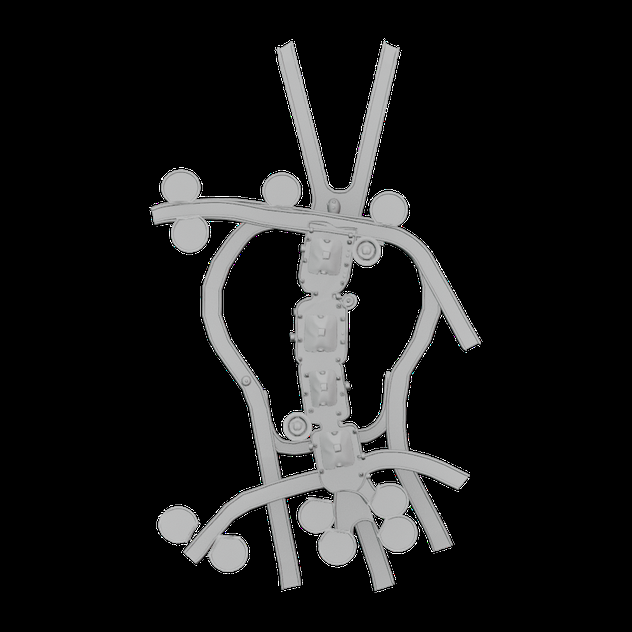
#> input picture models/jamarat/references/models/rough_ortho/rough_top.png, 632 x 632 px, shrunk from 900 x 900 before the run, found by its file name
$ python phase_r_trace_rough.py
#> lines starting #> are read from the running program, lines starting #| are printed output that depends on the picture; after the words box and inside, x2 and y2 are one past the last pixel; in counts of white or black regions, pixels touching at a corner belong together
#!/usr/bin/env python3
# =============================================================================
# PHASE R (v2) — EXACT shape trace from the user's rough 3D model top-ortho.
# User mandate: match the REAL abstract footprint exactly (NOT a clean oval).
# Extract the structure silhouette + road network from References/rough_ortho/
# rough_top.png via OpenCV contours, reproject px->meters (long axis = +Y),
# centered at footprint centroid. Emits traced polylines (JSON) + overlay PNG.
# =============================================================================
import os, sys, json, io
import numpy as np
import cv2
import matplotlib; matplotlib.use("Agg"); import matplotlib.pyplot as plt
sys.stdout = io.TextIOWrapper(sys.stdout.buffer, encoding="utf-8")
HERE = os.path.dirname(os.path.abspath(__file__)); ROOT = os.path.dirname(HERE)
IMG = os.path.join(ROOT, "References", "rough_ortho", "rough_top.png")
OUT_JSON = os.path.join(ROOT, "References", "osm", "rough_trace.json")
OUT_PNG = os.path.join(ROOT, "References", "osm", "rough_trace_overlay.png")

TARGET_FULL_LEN_M = 1050.0   # full silhouette height (incl. fan ramps) -> meters


def main():
    img = cv2.imread(IMG, cv2.IMREAD_GRAYSCALE)
#> img: shape (632, 632); min 0, max 255, mean 28.1
    if img is None:
        sys.exit(f"cannot read {IMG}")
    h, w = img.shape
#> h = 632; w = 632
    # structure = brighter than the BLACK background (bg=0, structure grey 150-194)
    mask = (img > 90).astype(np.uint8) * 255
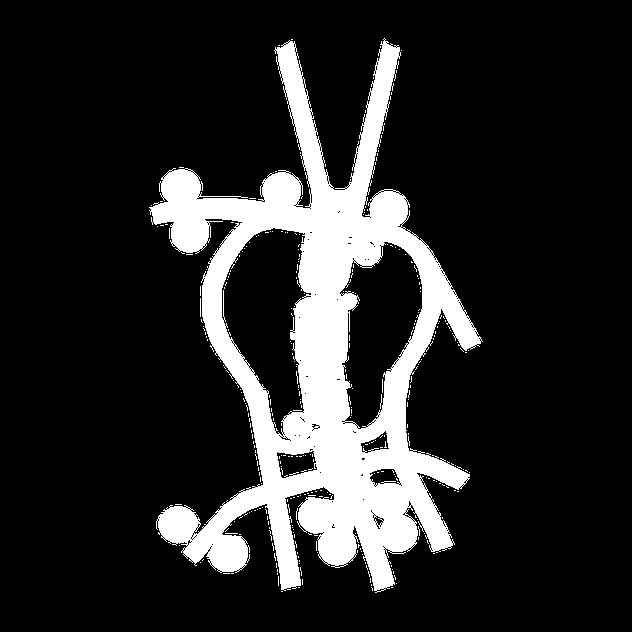
#> mask: shape (632, 632); 16.1% white; 328 white regions (327 under 20 px), largest, box (x1, y1, x2, y2) and area: (149, 38, 483, 593) 63276
    # clean small specks + close gaps
    k = cv2.getStructuringElement(cv2.MORPH_ELLIPSE, (5, 5))
    mask = cv2.morphologyEx(mask, cv2.MORPH_CLOSE, k, iterations=2)
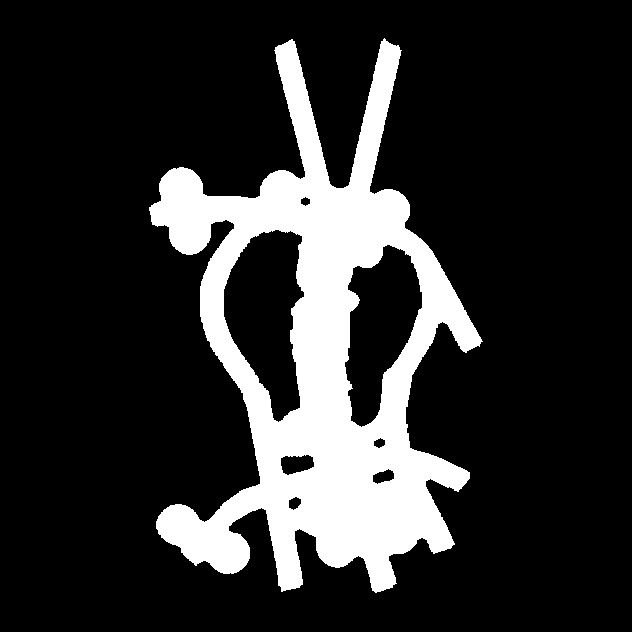
#> mask: shape (632, 632); 17.7% white; 1 white region, box (x1, y1, x2, y2) and area: (149, 38, 483, 593) 70776
    mask = cv2.morphologyEx(mask, cv2.MORPH_OPEN, k, iterations=1)
#> mask: shape (632, 632); 17.7% white; 1 white region

    cnts, hier = cv2.findContours(mask, cv2.RETR_CCOMP, cv2.CHAIN_APPROX_SIMPLE)
#> cnts = 8 contours; box (x1, y1, x2, y2) and area: (149, 40, 482, 593) 88788, (223, 229, 305, 423) 10126, (344, 244, 423, 428) 8691, (280, 454, 315, 476) 532, (372, 468, 395, 485) 230, (288, 496, 302, 511) 129, (373, 437, 386, 449) 92, (300, 196, 311, 207) 70
    cnts = [c for c in cnts if cv2.contourArea(c) > 200]
#> cnts = 5 contours; box (x1, y1, x2, y2) and area: (149, 40, 482, 593) 88788, (223, 229, 305, 423) 10126, (344, 244, 423, 428) 8691, (280, 454, 315, 476) 532, (372, 468, 395, 485) 230
    cnts.sort(key=cv2.contourArea, reverse=True)
    print(f"[ROUGH] image {w}x{h}px, {len(cnts)} contours (area>200)")

    # bounding box of all structure px -> scale so full height = TARGET length
    allpx = np.vstack([c.reshape(-1, 2) for c in cnts])
#> allpx = 1950 pairs, first value 149 to 481, second value 40 to 592
    x0, y0 = allpx.min(0); x1, y1 = allpx.max(0)
#> after `x0, y0 = allpx.min(0)`: x0 = 149; y0 = 40
#> after `x1, y1 = allpx.max(0)`: x1 = 481; y1 = 592
    px_h = (y1 - y0)
#> px_h = 552
    s = TARGET_FULL_LEN_M / px_h          # meters per pixel
#> s = 1.9
    cx_px = (x0 + x1) / 2.0; cy_px = (y0 + y1) / 2.0
#> after `cx_px = (x0 + x1) / 2.0`: cx_px = 315
#> after `cy_px = (y0 + y1) / 2.0`: cy_px = 316
    print(f"[ROUGH] silhouette bbox px=({x1-x0}x{y1-y0}) scale={s:.3f} m/px")
    print(f"[ROUGH] full extent: X={ (x1-x0)*s:.0f} m  Y={ (y1-y0)*s:.0f} m")

    def to_m(pts):
        pts = pts.reshape(-1, 2).astype(float)
        X = (pts[:, 0] - cx_px) * s            # image col -> +X
        Y = (cy_px - pts[:, 1]) * s            # image row flip -> +Y (length)
        return np.column_stack([X, Y])

    # detect tower circles (Hough) on the mask
    circles = cv2.HoughCircles(mask, cv2.HOUGH_GRADIENT, dp=1.2,
                               minDist=24, param1=120, param2=18,
                               minRadius=10, maxRadius=40)
#> circles = [[228.6, 552.6, 20.32], [335.4, 546.6, 20.68], [186.6, 234.6, 17.92]]
    towers = []
    if circles is not None:
        for (cxp, cyp, rp) in circles[0]:
            X = (cxp - cx_px) * s; Y = (cy_px - cyp) * s
            towers.append({"pos": [round(float(X), 1), round(float(Y), 1)],
                           "r": round(float(rp * s), 1)})
#> this loop made 3 passes
#> (cxp, cyp, rp, X, Y) on passes 1 to 3: (228.6, 552.6, 20.32, -164.3, -450.1), (335.4, 546.6, 20.68, 38.8, -438.6), (186.6, 234.6, 17.92, -244.2, 154.8)
#> after the loop, towers = 3 items
    print(f"[ROUGH] detected tower circles: {len(towers)}")

    polys = []
    for c in cnts:
        approx = cv2.approxPolyDP(c, 2.0, True)   # simplify ~2px
        polys.append(to_m(approx).round(2).tolist())
#> this loop made 5 passes
#> X in to_m on pass 4: [-3.8, -1.9, -15.22, -51.36, -62.77, -66.58, -57.07, -13.32]
#> (X in to_m, Y in to_m) on pass 5: ([150.3, 150.3, 117.9, 108.4, 108.4, 138.9], [-298.6, -308.2, -319.6, -313.9, -302.4, -289.1])
#> after the loop, polys = 5 items

    data = {"source": "rough_ortho/rough_top.png (Tripo rough model, user)",
            "scale_m_per_px": s, "target_full_len_m": TARGET_FULL_LEN_M,
            "contours_m": polys, "towers_m": towers}
    with open(OUT_JSON, "w", encoding="utf-8") as f:
        json.dump(data, f)
    print(f"[ROUGH] wrote {OUT_JSON}  ({len(polys)} contours)")

    # overlay
    fig, ax = plt.subplots(1, 2, figsize=(13, 11))
    ax[0].imshow(img, cmap="gray"); ax[0].imshow(mask, alpha=0.3); ax[0].set_title("mask")
    for p in polys:
        a = np.array(p); ax[1].plot(a[:, 0], a[:, 1], lw=1.0)
#> this loop made 5 passes
    for t in towers:
        ax[1].scatter(*t["pos"], c="r", s=30)
#> this loop made 3 passes
#> t on passes 1 to 3: {'pos': [-164.3, -450.1], 'r': 38.7}, {'pos': [38.8, -438.6], 'r': 39.3}, {'pos': [-244.2, 154.8], 'r': 34.1}
    ax[1].set_aspect("equal"); ax[1].grid(alpha=.3)
    ax[1].set_title(f"traced (m)  full {(x1-x0)*s:.0f}x{(y1-y0)*s:.0f}  towers={len(towers)}")
    ax[1].set_xlabel("X width (m)"); ax[1].set_ylabel("Y length (m)")
    fig.tight_layout(); fig.savefig(OUT_PNG, dpi=100); print(f"[ROUGH] wrote {OUT_PNG}")
#> after `fig.tight_layout()`:
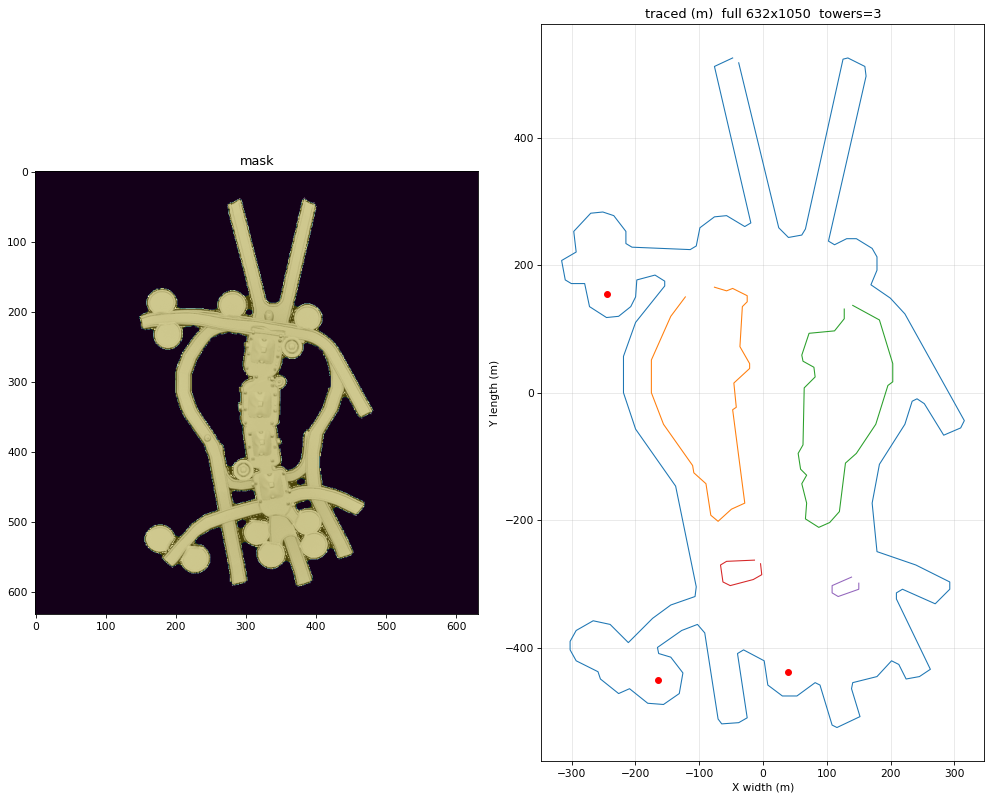
#> figure drawn by matplotlib, 2 panels


if __name__ == "__main__":
    main()
